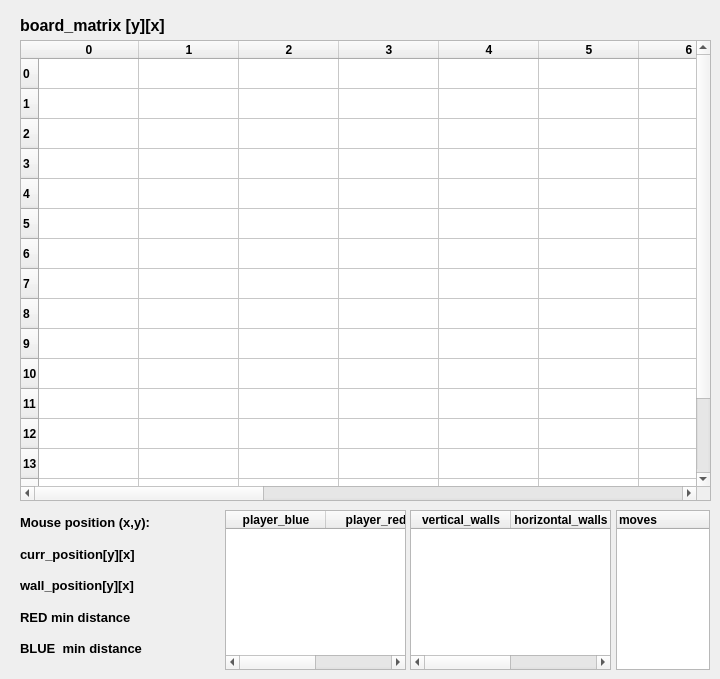
    <widget class="QWidget" name="tab">
     <attribute name="title">
      <string>Game status</string>
     </attribute>
     <widget class="QTableWidget" name="tableWidget">
      <property name="enabled">
       <bool>true</bool>
      </property>
      <property name="geometry">
       <rect>
        <x>20</x>
        <y>40</y>
        <width>691</width>
        <height>461</height>
       </rect>
      </property>
      <property name="editTriggers">
       <set>QAbstractItemView::NoEditTriggers</set>
      </property>
      <row>
       <property name="text">
        <string>0</string>
       </property>
       <property name="font">
        <font>
         <bold>true</bold>
        </font>
       </property>
      </row>
      <row>
       <property name="text">
        <string>1</string>
       </property>
       <property name="font">
        <font>
         <bold>true</bold>
        </font>
       </property>
      </row>
      <row>
       <property name="text">
        <string>2</string>
       </property>
       <property name="font">
        <font>
         <bold>true</bold>
        </font>
       </property>
      </row>
      <row>
       <property name="text">
        <string>3</string>
       </property>
       <property name="font">
        <font>
         <bold>true</bold>
        </font>
       </property>
      </row>
      <row>
       <property name="text">
        <string>4</string>
       </property>
       <property name="font">
        <font>
         <bold>true</bold>
        </font>
       </property>
      </row>
      <row>
       <property name="text">
        <string>5</string>
       </property>
       <property name="font">
        <font>
         <bold>true</bold>
        </font>
       </property>
      </row>
      <row>
       <property name="text">
        <string>6</string>
       </property>
       <property name="font">
        <font>
         <bold>true</bold>
        </font>
       </property>
      </row>
      <row>
       <property name="text">
        <string>7</string>
       </property>
       <property name="font">
        <font>
         <bold>true</bold>
        </font>
       </property>
      </row>
      <row>
       <property name="text">
        <string>8</string>
       </property>
       <property name="font">
        <font>
         <bold>true</bold>
        </font>
       </property>
      </row>
      <row>
       <property name="text">
        <string>9</string>
       </property>
       <property name="font">
        <font>
         <bold>true</bold>
        </font>
       </property>
      </row>
      <row>
       <property name="text">
        <string>10</string>
       </property>
       <property name="font">
        <font>
         <bold>true</bold>
        </font>
       </property>
      </row>
      <row>
       <property name="text">
        <string>11</string>
       </property>
       <property name="font">
        <font>
         <bold>true</bold>
        </font>
       </property>
      </row>
      <row>
       <property name="text">
        <string>12</string>
       </property>
       <property name="font">
        <font>
         <bold>true</bold>
        </font>
       </property>
      </row>
      <row>
       <property name="text">
        <string>13</string>
       </property>
       <property name="font">
        <font>
         <bold>true</bold>
        </font>
       </property>
      </row>
      <row>
       <property name="text">
        <string>14</string>
       </property>
       <property name="font">
        <font>
         <bold>true</bold>
        </font>
       </property>
      </row>
      <row>
       <property name="text">
        <string>15</string>
       </property>
       <property name="font">
        <font>
         <bold>true</bold>
        </font>
       </property>
      </row>
      <row>
       <property name="text">
        <string>16</string>
       </property>
       <property name="font">
        <font>
         <bold>true</bold>
        </font>
       </property>
      </row>
      <column>
       <property name="text">
        <string>0</string>
       </property>
       <property name="font">
        <font>
         <bold>true</bold>
        </font>
       </property>
      </column>
      <column>
       <property name="text">
        <string>1</string>
       </property>
       <property name="font">
        <font>
         <bold>true</bold>
        </font>
       </property>
      </column>
      <column>
       <property name="text">
        <string>2</string>
       </property>
       <property name="font">
        <font>
         <bold>true</bold>
        </font>
       </property>
      </column>
      <column>
       <property name="text">
        <string>3</string>
       </property>
       <property name="font">
        <font>
         <bold>true</bold>
        </font>
       </property>
      </column>
      <column>
       <property name="text">
        <string>4</string>
       </property>
       <property name="font">
        <font>
         <bold>true</bold>
        </font>
       </property>
      </column>
      <column>
       <property name="text">
        <string>5</string>
       </property>
       <property name="font">
        <font>
         <bold>true</bold>
        </font>
       </property>
      </column>
      <column>
       <property name="text">
        <string>6</string>
       </property>
       <property name="font">
        <font>
         <bold>true</bold>
        </font>
       </property>
      </column>
      <column>
       <property name="text">
        <string>7</string>
       </property>
       <property name="font">
        <font>
         <bold>true</bold>
        </font>
       </property>
      </column>
      <column>
       <property name="text">
        <string>8</string>
       </property>
       <property name="font">
        <font>
         <bold>true</bold>
        </font>
       </property>
      </column>
      <column>
       <property name="text">
        <string>9</string>
       </property>
       <property name="font">
        <font>
         <bold>true</bold>
        </font>
       </property>
      </column>
      <column>
       <property name="text">
        <string>10</string>
       </property>
       <property name="font">
        <font>
         <bold>true</bold>
        </font>
       </property>
      </column>
      <column>
       <property name="text">
        <string>11</string>
       </property>
       <property name="font">
        <font>
         <bold>true</bold>
        </font>
       </property>
      </column>
      <column>
       <property name="text">
        <string>12</string>
       </property>
       <property name="font">
        <font>
         <bold>true</bold>
        </font>
       </property>
      </column>
      <column>
       <property name="text">
        <string>13</string>
       </property>
       <property name="font">
        <font>
         <bold>true</bold>
        </font>
       </property>
      </column>
      <column>
       <property name="text">
        <string>14</string>
       </property>
       <property name="font">
        <font>
         <bold>true</bold>
        </font>
       </property>
      </column>
      <column>
       <property name="text">
        <string>15</string>
       </property>
       <property name="font">
        <font>
         <bold>true</bold>
        </font>
       </property>
      </column>
      <column>
       <property name="text">
        <string>16</string>
       </property>
       <property name="font">
        <font>
         <bold>true</bold>
        </font>
       </property>
      </column>
      <item row="0" column="0">
       <property name="textAlignment">
        <set>AlignCenter</set>
       </property>
      </item>
     </widget>
     <widget class="QWidget" name="horizontalLayoutWidget">
      <property name="geometry">
       <rect>
        <x>20</x>
        <y>510</y>
        <width>201</width>
        <height>151</height>
       </rect>
      </property>
      <layout class="QHBoxLayout" name="horizontalLayout">
       <item>
        <layout class="QVBoxLayout" name="verticalLayout_3">
         <item>
          <widget class="QLabel" name="label">
           <property name="font">
            <font>
             <pointsize>10</pointsize>
             <bold>true</bold>
            </font>
           </property>
           <property name="text">
            <string>Mouse position (x,y):</string>
           </property>
          </widget>
         </item>
         <item>
          <widget class="QLabel" name="label_3">
           <property name="font">
            <font>
             <pointsize>10</pointsize>
             <bold>true</bold>
            </font>
           </property>
           <property name="text">
            <string>curr_position[y][x]</string>
           </property>
          </widget>
         </item>
         <item>
          <widget class="QLabel" name="label_2">
           <property name="font">
            <font>
             <pointsize>10</pointsize>
             <bold>true</bold>
            </font>
           </property>
           <property name="text">
            <string>wall_position[y][x]</string>
           </property>
          </widget>
         </item>
         <item>
          <widget class="QLabel" name="label_4">
           <property name="font">
            <font>
             <pointsize>10</pointsize>
             <bold>true</bold>
            </font>
           </property>
           <property name="text">
            <string>RED min distance</string>
           </property>
          </widget>
         </item>
         <item>
          <widget class="QLabel" name="label_5">
           <property name="font">
            <font>
             <pointsize>10</pointsize>
             <bold>true</bold>
            </font>
           </property>
           <property name="text">
            <string>BLUE  min distance</string>
           </property>
          </widget>
         </item>
        </layout>
       </item>
       <item>
        <layout class="QVBoxLayout" name="verticalLayout_4">
         <item>
          <widget class="QLabel" name="label_6">
           <property name="layoutDirection">
            <enum>Qt::LeftToRight</enum>
           </property>
           <property name="text">
            <string/>
           </property>
           <property name="alignment">
            <set>Qt::AlignCenter</set>
           </property>
          </widget>
         </item>
         <item>
          <widget class="QLabel" name="label_7">
           <property name="layoutDirection">
            <enum>Qt::LeftToRight</enum>
           </property>
           <property name="text">
            <string/>
           </property>
           <property name="alignment">
            <set>Qt::AlignCenter</set>
           </property>
          </widget>
         </item>
         <item>
          <widget class="QLabel" name="label_8">
           <property name="layoutDirection">
            <enum>Qt::LeftToRight</enum>
           </property>
           <property name="text">
            <string/>
           </property>
           <property name="alignment">
            <set>Qt::AlignCenter</set>
           </property>
          </widget>
         </item>
         <item>
          <widget class="QLabel" name="label_9">
           <property name="layoutDirection">
            <enum>Qt::LeftToRight</enum>
           </property>
           <property name="text">
            <string/>
           </property>
           <property name="alignment">
            <set>Qt::AlignCenter</set>
           </property>
          </widget>
         </item>
         <item>
          <widget class="QLabel" name="label_10">
           <property name="layoutDirection">
            <enum>Qt::LeftToRight</enum>
           </property>
           <property name="text">
            <string/>
           </property>
           <property name="alignment">
            <set>Qt::AlignCenter</set>
           </property>
          </widget>
         </item>
        </layout>
       </item>
      </layout>
     </widget>
     <widget class="QTableWidget" name="tableWidget_2">
      <property name="geometry">
       <rect>
        <x>225</x>
        <y>510</y>
        <width>181</width>
        <height>160</height>
       </rect>
      </property>
      <column>
       <property name="text">
        <string>player_blue</string>
       </property>
       <property name="font">
        <font>
         <bold>true</bold>
        </font>
       </property>
      </column>
      <column>
       <property name="text">
        <string>player_red</string>
       </property>
       <property name="font">
        <font>
         <bold>true</bold>
        </font>
       </property>
      </column>
     </widget>
     <widget class="QTableWidget" name="tableWidget_3">
      <property name="geometry">
       <rect>
        <x>410</x>
        <y>510</y>
        <width>201</width>
        <height>160</height>
       </rect>
      </property>
      <column>
       <property name="text">
        <string>vertical_walls</string>
       </property>
       <property name="font">
        <font>
         <bold>true</bold>
        </font>
       </property>
      </column>
      <column>
       <property name="text">
        <string>horizontal_walls</string>
       </property>
       <property name="font">
        <font>
         <bold>true</bold>
        </font>
       </property>
      </column>
     </widget>
     <widget class="QTableWidget" name="tableWidget_4">
      <property name="geometry">
       <rect>
        <x>616</x>
        <y>510</y>
        <width>94</width>
        <height>160</height>
       </rect>
      </property>
      <column>
       <property name="text">
        <string>moves</string>
       </property>
       <property name="font">
        <font>
         <bold>true</bold>
        </font>
       </property>
       <property name="textAlignment">
        <set>AlignLeading|AlignVCenter</set>
       </property>
      </column>
     </widget>
     <widget class="QLabel" name="label_11">
      <property name="geometry">
       <rect>
        <x>20</x>
        <y>15</y>
        <width>151</width>
        <height>21</height>
       </rect>
      </property>
      <property name="font">
       <font>
        <pointsize>12</pointsize>
        <bold>true</bold>
       </font>
      </property>
      <property name="text">
       <string>board_matrix [y][x]</string>
      </property>
     </widget>
    </widget>
